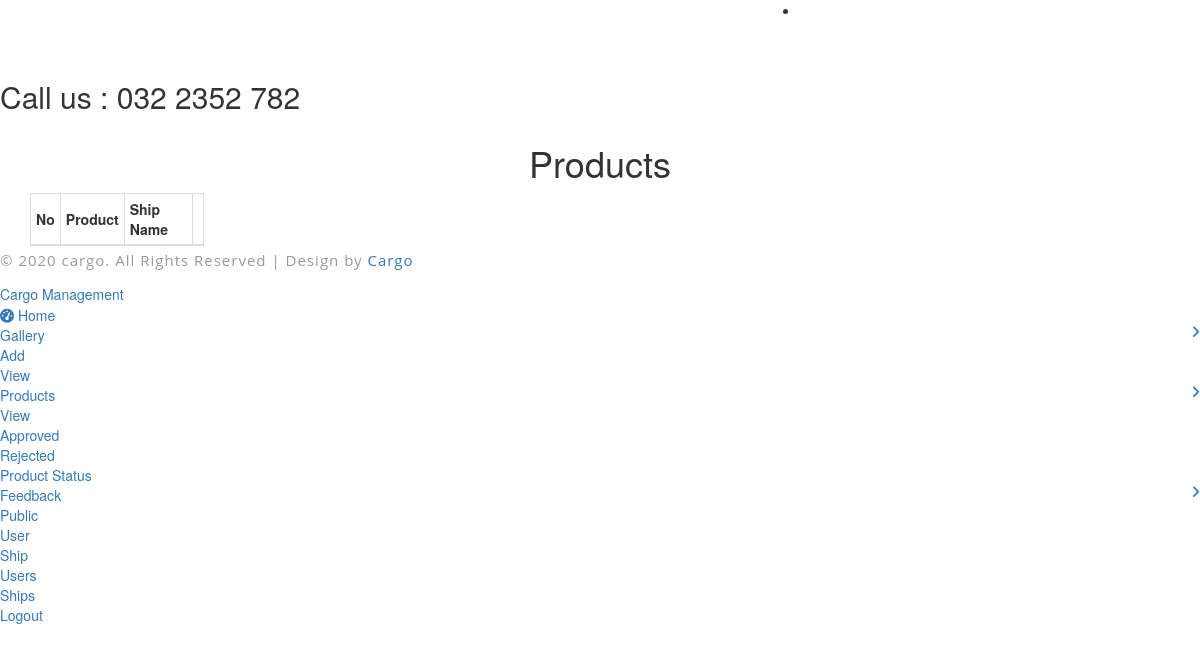
/aproducts (signed in), run on an earlier commit of the app's database.
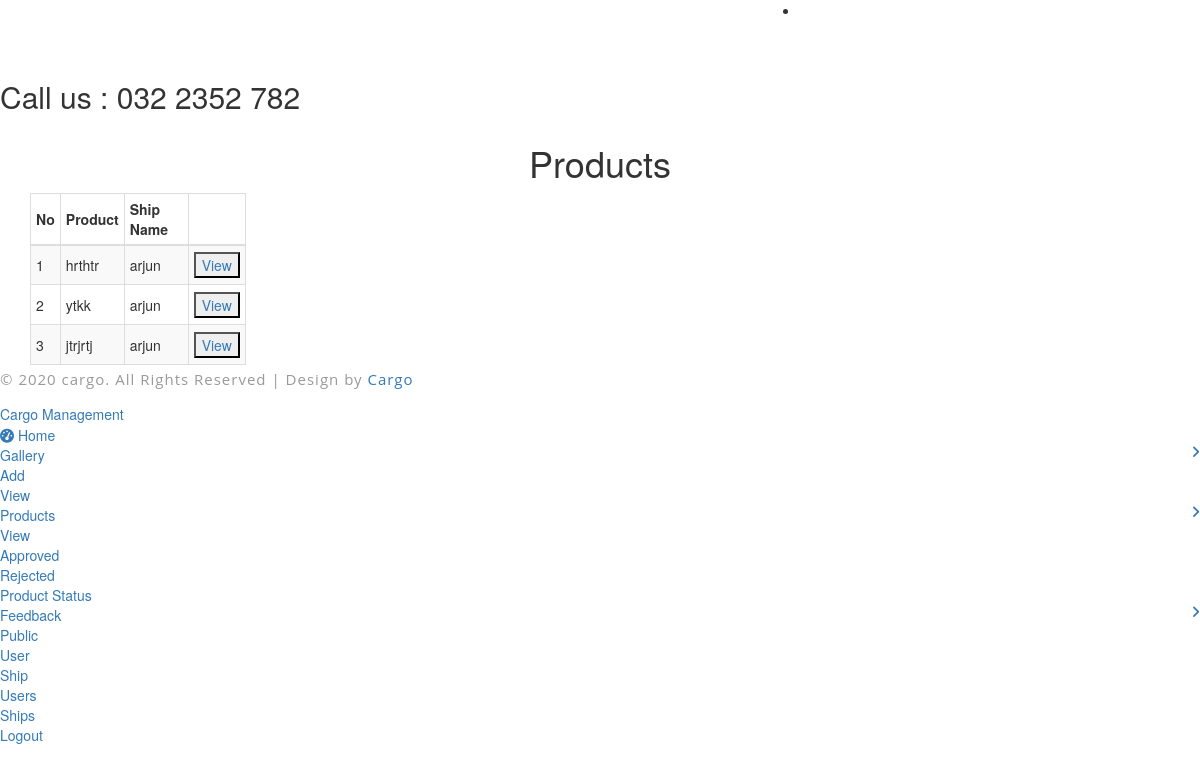
And on a later commit of the database.
### cargo/models.py (models this page shows)
class Productadd(db.Model):
    id=db.Column(db.Integer, primary_key=True)
    ownerid = db.Column(db.String(120))
    detailsid = db.Column(db.String(120))
    pdtname = db.Column(db.String(120))
    weight = db.Column(db.String(120))
    delname = db.Column(db.String(120))
    deladdress = db.Column(db.String(120))
    shipid = db.Column(db.String(120))
    shipname = db.Column(db.String(120))
    fromplace = db.Column(db.String(120), nullable=False)
    toplace = db.Column(db.String(100),nullable=False)
    date = db.Column(db.Date(),nullable=False)
    time = db.Column(db.Time(), nullable=False)
    desc= db.Column(db.String(200), nullable=False)
    status = db.Column(db.String(200), nullable=False)
    delstatus = db.Column(db.String(200), nullable=False)
    productid = db.Column(db.String(200), nullable=False)

### cargo/routes.py (the view)
@app.route('/aproducts')
@login_required
def aproducts():
    details = Productadd.query.filter_by(status='').all()
    return render_template("aproducts.html", details=details)

### cargo/models.py (called while the page is built)
@login_manager.user_loader
def load_user(id):
    return Login.query.get(int(id))

### cargo/templates/aproducts.html (shortened to what this page needs)
{% extends 'adminlayout.html' %}
{% block content %}
<link href="//netdna.bootstrapcdn.com/bootstrap/3.1.0/css/bootstrap.min.css" rel="stylesheet" id="bootstrap-css">
<div class="container">
    <div class="row">
        <div class="col-md-12">
            <h1 class="text-center">
                Products
            </h1>
        </div>
        <div id="no-more-tables">
            <table class="col-md-11 table-bordered table-striped table-condensed cf css-serial">
        		<thead class="cf">
        			<tr style="height: 40px;">
        				<th>No</th>
                        <th>Product</th>
                        <th>Ship Name</th>
                        <th></th>
        			</tr>
        		</thead>
        		<tbody>
        			{% for details in details %}
            <tr style="height: 40px;">
                <td></td>
                <td>{{ details.pdtname }}</td>
                <td>{{ details.shipname }}</td>
                <td><a href="/aproductsview/{{details.id}}"><button>View</button></a></td>
            </tr>
        {% endfor %}
        		</tbody>
        	</table>
        </div>
    </div>
</div>
{% endblock %}

What changed in the data, as far as the page shows it:
added Productadd: pdtname "hrthtr", shipname "arjun"
added Productadd: pdtname "ytkk", shipname "arjun"
added Productadd: pdtname "jtrjrtj", shipname "arjun"
